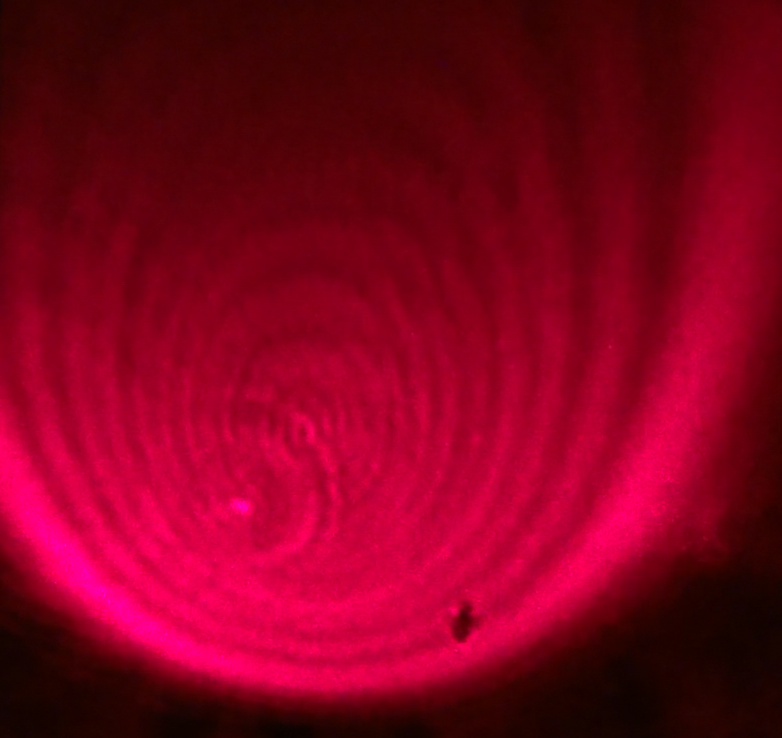
#> input picture Photos/image_test1.png, 1564 x 1476 px (shown at 1/2 size); its folder holds only this picture in this run
$ jupyter execute --allow-errors generalized_script_17may.ipynb   (Python 2 division)
#> lines starting #> are read from the running program, lines starting #| are printed output that depends on the picture; after the words box and inside, x2 and y2 are one past the last pixel; in counts of white or black regions, pixels touching at a corner belong together; long printed decimals are rounded
### Making a Generalized script that can check the robustness of the code on all the images

[cell 1]
import cv2
from matplotlib import pyplot as plt
import numpy as np
import math

[cell 2]
def robustness():
  for ix in range (1,16):
    image=cv2.imread('./Photos/image_test'+str(ix)+'.png')
#> image is the input picture: shape (1476, 1564, 3); mean B, G, R 29.4, 0.8, 128.1
    print ('./Photos/image_test'+str(ix)+'.png')
    image_resize=cv2.resize(image,(400,400))
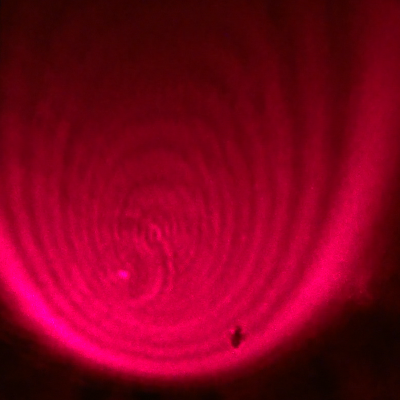
#> image_resize: shape (400, 400, 3); mean B, G, R 29.3, 0.7, 128
    image_rgb = cv2.cvtColor(image, cv2.COLOR_BGR2RGB)
    image_rgb_resize=cv2.resize(image_rgb,(400,400))
    image_hsv=cv2.cvtColor(image,cv2.COLOR_BGR2HSV)
#> image_hsv: shape (1476, 1564, 3); mean H, S, V 145.7, 252.9, 128.1
    image_gray=cv2.cvtColor(image,cv2.COLOR_BGR2GRAY)
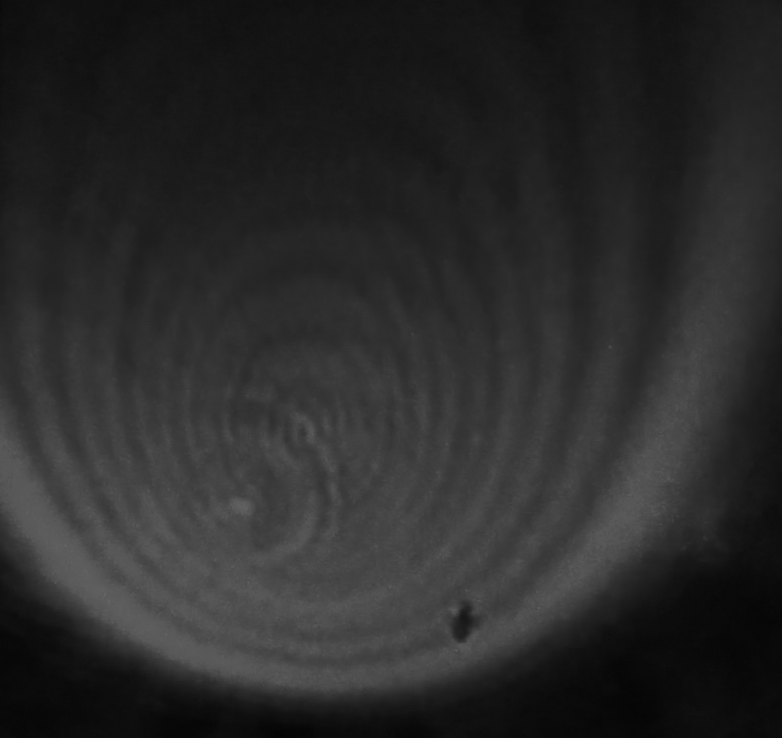
#> image_gray: shape (1476, 1564) (shown at 1/2 size); min 3, max 111, mean 42.1
    lower=np.asarray([70,0,0])
    upper=np.asarray([255,255,180])
    mask=cv2.inRange(image_rgb_resize,lower,upper)
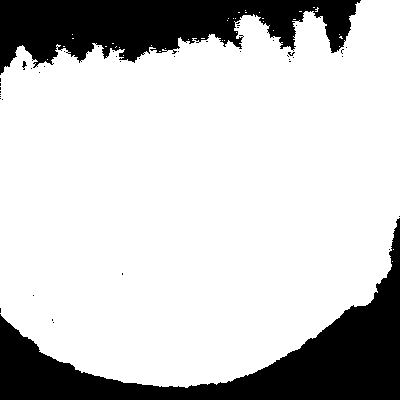
#> mask: shape (400, 400); 78.5% white; 44 black regions (41 under 20 px), largest, box (x1, y1, x2, y2) and area: (0, 218, 400, 400) 18701, (0, 0, 361, 75) 15534, (22, 61, 27, 70) 22
    output = cv2.bitwise_and(image_resize, image_resize, mask = mask)
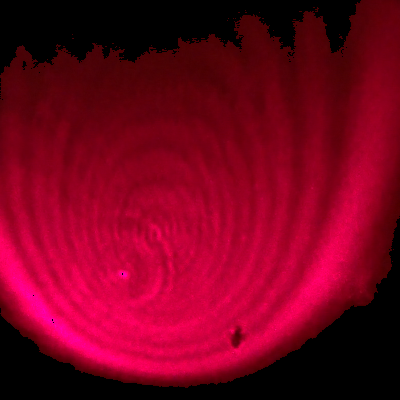
#> output: shape (400, 400, 3); mean B, G, R 28.8, 0.2, 118


    closing_Re=cv2.resize(output,(400,400));
    closing_Re=image_resize
    copy_closing1=closing_Re.copy();
    copy_closing2=closing_Re.copy();
    gray_output= cv2.cvtColor(closing_Re, cv2.COLOR_BGR2GRAY)
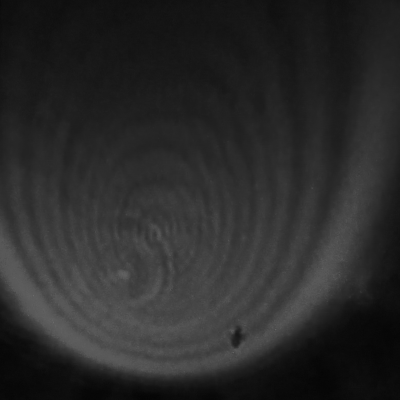
#> gray_output: shape (400, 400); min 4, max 107, mean 42
    gray_output=cv2.resize(gray_output,(400,400))

    kernel = np.ones((14,14),np.uint8)   #Earlier 13, 13
    opening2 = cv2.morphologyEx(gray_output, cv2.MORPH_OPEN, kernel)

    ret,thresh1 = cv2.threshold(opening2,30,255,cv2.THRESH_BINARY)
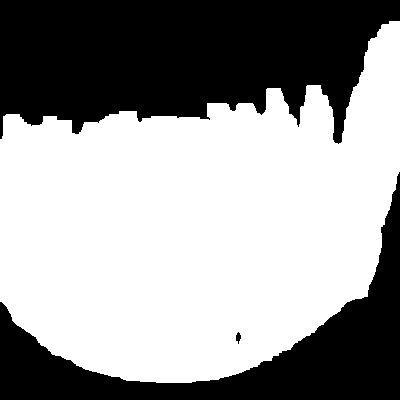
#> thresh1: shape (400, 400); 60.3% white; 3 black regions

    [_,contours, heir]=cv2.findContours(thresh1.copy(), cv2.RETR_TREE, cv2.CHAIN_APPROX_SIMPLE)
#> contours = 2 contours; box (x1, y1, x2, y2) and area: (0, 21, 400, 383) 95730, (235, 331, 242, 345) 50
    cv2.drawContours(copy_closing1, contours, -1, (0,255,0), 1)
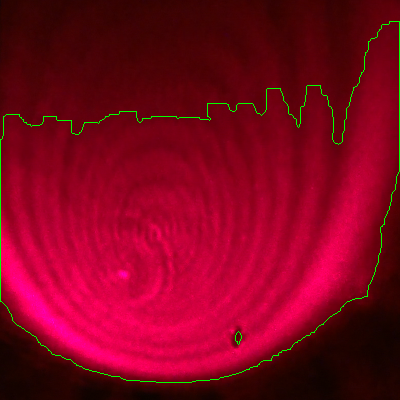
#> copy_closing1: shape (400, 400, 3); 0.99% of pixels changed, all inside (x1, y1, x2, y2) = (0, 21, 400, 383)
# [5 lines of commented-out code are left out]
    print "Expected ratio = ",4*math.pi;
    Expected_ratio= 4*math.pi
    circular=[]
    radius1=[]
    for cnt in contours:
      area = cv2.contourArea(cnt)
      perimeter = cv2.arcLength(cnt,True)
      rad=perimeter/(2*(math.pi+1e-4))
      ratio=(perimeter**2)/(area+1e-4)
      print Expected_ratio-ratio, rad
      if rad>2.5 and rad<30:
        radius1.append(rad)
        circular.append(cnt)
#> this loop made 2 passes
#> (area, perimeter, rad, ratio) on passes 1 to 2: (95730, 1685.4, 268.2, 29.67), (50.5, 31.56, 5.02, 19.72)
#| -17.108 268.237
#| -7.152 5.022
#> after the loop, circular = 1 contour; box (x1, y1, x2, y2) and area: (235, 331, 242, 345) 50; radius1 = [5.02]

    cv2.drawContours(copy_closing2, circular, -1, (0,255,0), 1)
#> copy_closing2: shape (400, 400, 3); 0.02% of pixels changed, all inside (x1, y1, x2, y2) = (235, 331, 242, 345)
    cv2.imshow('image_test '+str(ix),copy_closing2)
    cv2.waitKey(0)
